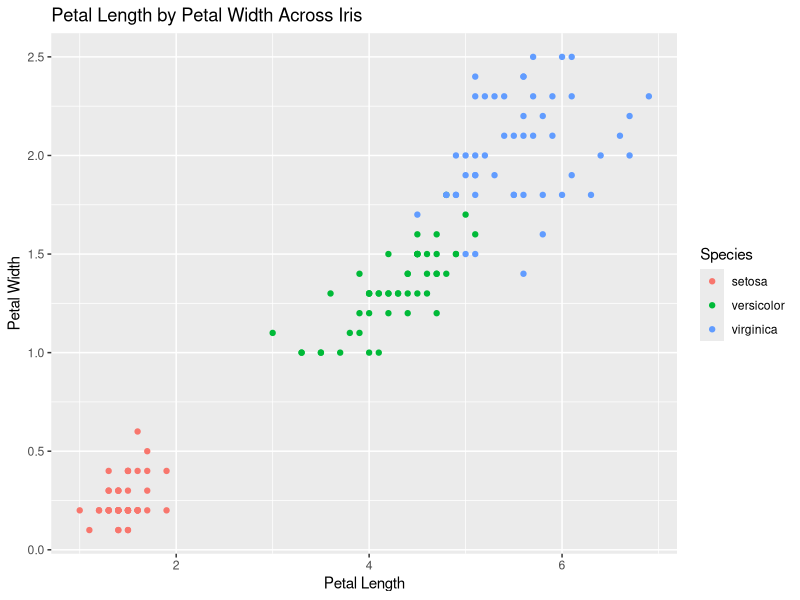
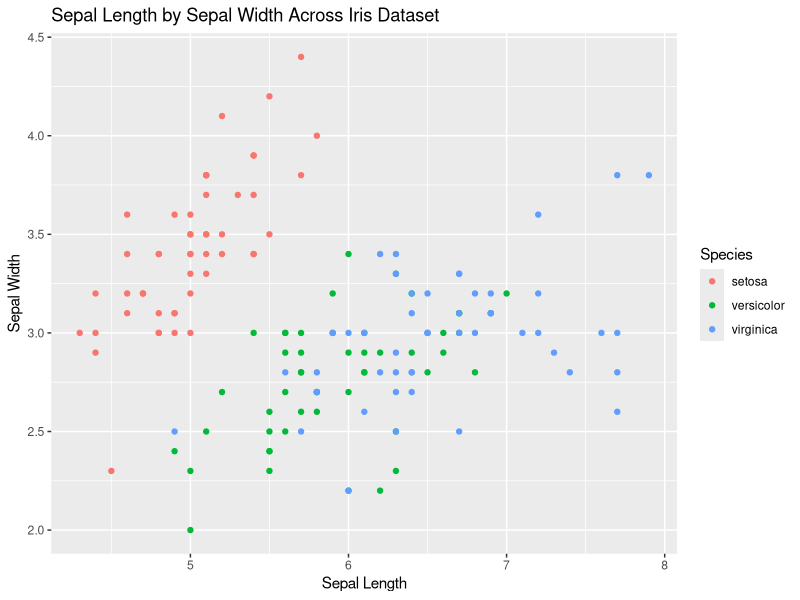

Recreate these plots in R, in order.
## ---- chunk 1
knitr::opts_chunk$set(echo = FALSE)
## ---- chunk 2
library(ggplot2)

ggplot(iris, aes(x=Petal.Length, y=Petal.Width, colour=Species)) +
    geom_point() +
    ggtitle("Petal Length by Petal Width Across Iris") +
    ylab("Petal Width") +
    xlab("Petal Length")

## ---- chunk 3
library(ggplot2)

ggplot(iris, aes(x=Sepal.Length, y=Sepal.Width, colour=Species)) +
    geom_point() +
    ggtitle("Sepal Length by Sepal Width Across Iris Dataset") +
    ylab("Sepal Width") +
    xlab("Sepal Length")
